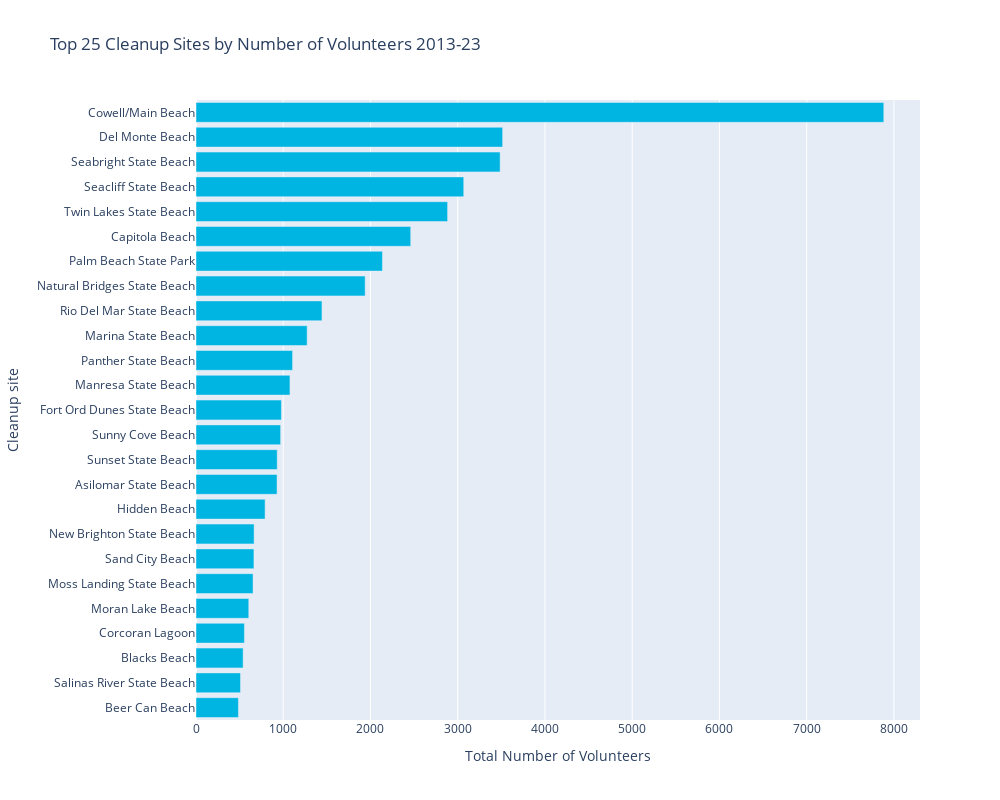

Write notebook code for a chart like this one.
### Markdown cell above
Plot number of volunteers by cleanup site for the top 25 results over 2013-2023.

### Code cell
fig = graph_maker.volunteers_by_site()
fig.show()

### Figure 1 — Plotly figure (JSON) as saved in the notebook; plotly's stock layout.template omitted (floating-point values rounded to 4 significant figures)
{"data": [{"marker": {"color": "#00b5e2"}, "name": "Total Cleanup Volunteers", "orientation": "h", "type": "bar", "x": [7884, 3515, 3486, 3069, 2884, 2461, 2137, 1939, 1444, 1077, 931, 1274, 1107, 970, 929, 979, 792, 654, 666, 555, 605, 664, 540, 486, 510], "y": ["Cowell/Main Beach", "Del Monte Beach", "Seabright State Beach", "Seacliff State Beach", "Twin Lakes State Beach", "Capitola Beach", "Palm Beach State Park", "Natural Bridges State Beach", "Rio Del Mar State Beach", "Manresa State Beach", "Sunset State Beach", "Marina State Beach", "Panther State Beach", "Sunny Cove Beach", "Asilomar State Beach", "Fort Ord Dunes State Beach", "Hidden Beach", "Moss Landing State Beach", "New Brighton State Beach", "Corcoran Lagoon", "Moran Lake Beach", "Sand City Beach", "Blacks Beach", "Beer Can Beach", "Salinas River State Beach"]}], "layout": {"autosize": false, "height": 800, "title": {"text": "Top 25 Cleanup Sites by Number of Volunteers 2013-23"}, "width": 1000, "xaxis": {"autorange": true, "range": [0, 8299.0], "title": {"text": "Total Number of Volunteers"}, "type": "linear"}, "yaxis": {"autorange": true, "categoryorder": "total ascending", "range": [-0.5, 24.5], "title": {"text": "Cleanup site"}, "type": "category"}}}
